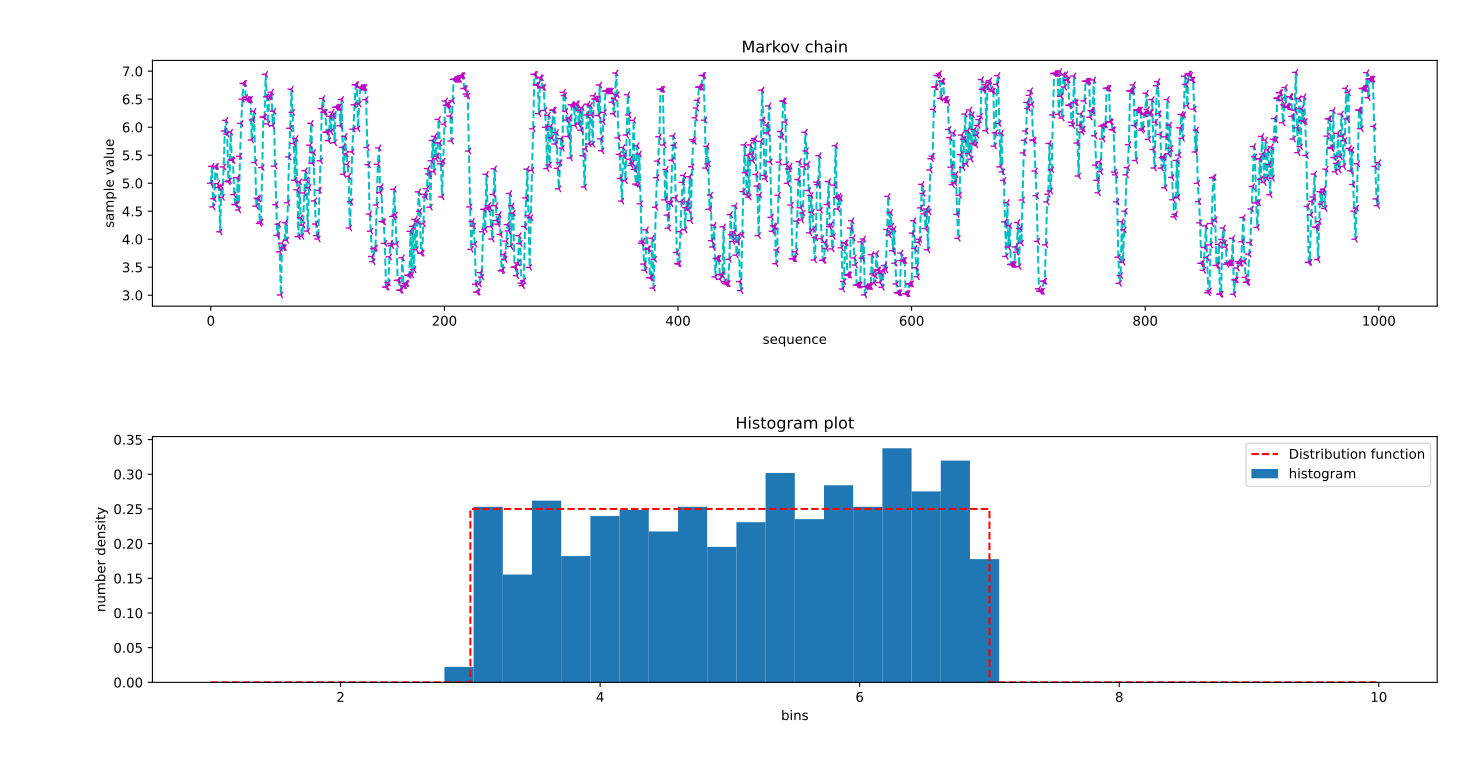

Write the Python code that produced this figure.
# Assignment 4
# problem 9
# MCMC uniform distribution (3,7)

import matplotlib.pyplot as pt
from random import random 
from random import uniform

# disired probability distribution
def f(x):
 if x>3 and x<7:
  return(1.0)
 else:
  return(0.0)

# proposal PDF is choosen to be uniform in range [-1,1]
x0=5.0 # initial sample
sample=[5]
n=[0]

# creating samples which follow distribution proportional to f(x)
for i in range(1000):
 x1=x0+uniform(-1.0,1.0) # new sample
 r=random()
 if f(x1)/f(x0)>r:
  x0=x1
 sample+=[x0]
 n+=[i+1]

# plotting result
pt.subplot(2,1,1)
pt.plot(n,sample,c='c',ls='--',marker='3',mec='m')
pt.title("Markov chain")
pt.xlabel("sequence");pt.ylabel("sample value")
pt.subplot(2,1,2)
pt.hist(sample,range=(1,10),bins=40,density=True,label="histogram")
pt.plot([1,3,3,7,7,10],[0,0,0.25,0.25,0,0],'r--',label="Distribution function")
pt.xlabel("bins");pt.ylabel("number density");pt.title("Histogram plot");pt.legend();pt.tight_layout()
pt.show()
